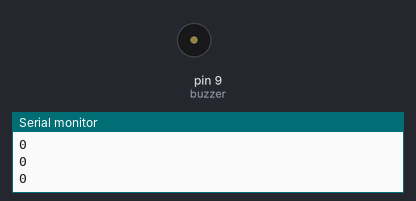
The sketch below on a simulated Arduino Uno, built with avr-gcc and run on an emulated ATmega328P. Shown: buzzer (waves = sounding), the last lines printed to the serial monitor.

Above: at 1.2 s.
At 6.2 s:
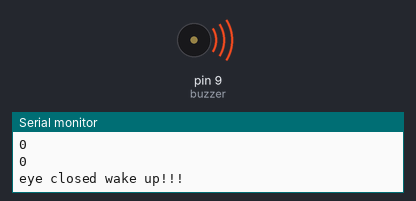
Timing chart, 0 to 9.1 s (numbered marks = the images above):
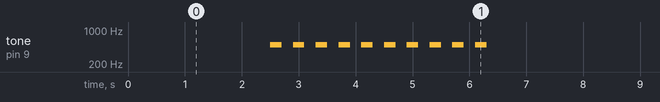

Measured:
- by itself, tone on pin 9 (buzzer): repeats every 7.0 s: 9 × (silent 0.20 s, 500 Hz 0.20 s), silent 3.2 s, 500 Hz 0.20 s

The sketch:

final_ir.ino
```cpp
int sensorpin = 0;
int val = 0,i,v,x;
const int buzzer = 9; //buzzer to arduino pin 9

void setup()
{
  Serial.begin(9600);
   pinMode(buzzer, OUTPUT);
}

void loop()
{
  val = digitalRead(sensorpin);
  Serial.println(val);
  x=0;
  if(val==0)
  for(i=0;i<5;i++)
  {
    v = digitalRead(sensorpin);
    Serial.println(v);
      if(v==0)
      x++;
      delay(500);
  }
  if(x==5)
  {
  Serial.println("eye closed wake up!!!");
  for(i=0;i<10;i++)
  {tone(buzzer, 500);
  delay(200);
  noTone(buzzer);
  delay(200);
  }
  }
  delay(500);
}
```
